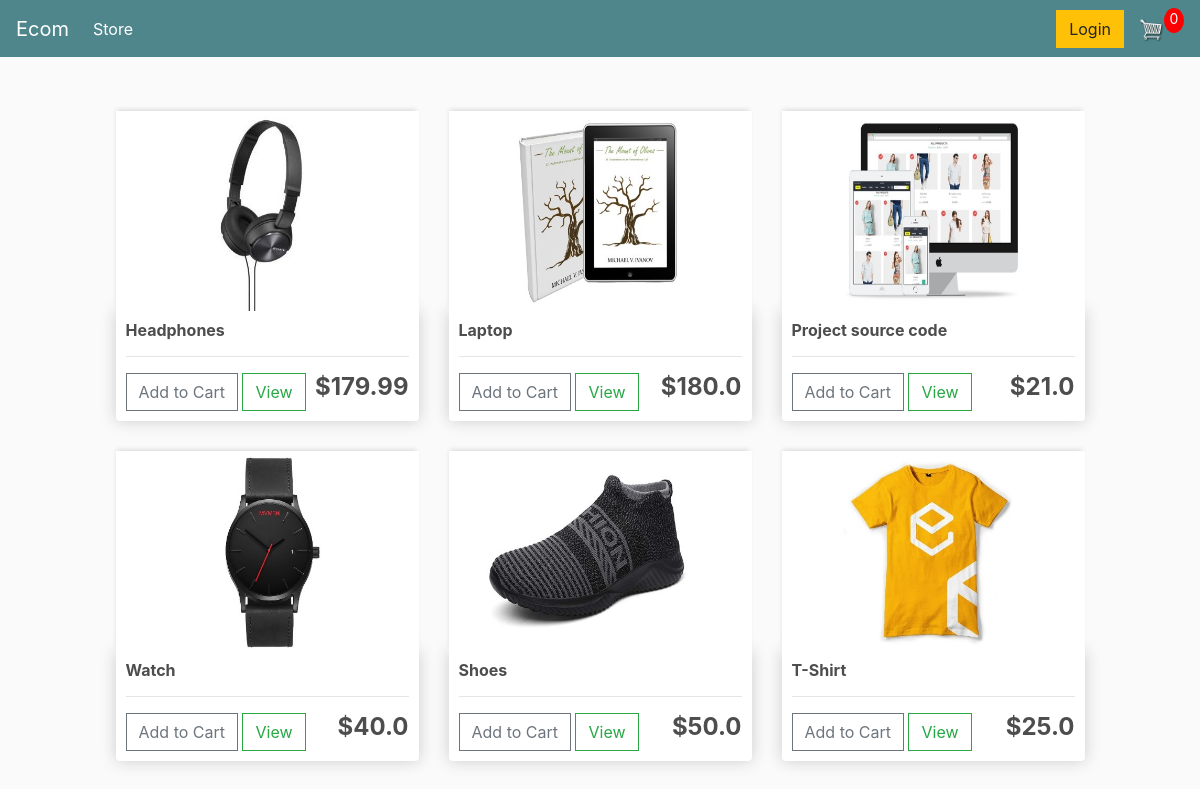
The page / on the database its author committed.
### store/models.py (models this page shows, shortened)
class Product(models.Model):
    name = models.CharField(max_length=200, null=True)
    price = models.FloatField()
    digital = models.BooleanField(default=False, null=True, blank=False)
    image=models.ImageField(blank=True, null=True)
    @property
    def imageURL(self):
        try:
            url=self.image.url
        except:
            url="images/placeholder.png"
        return url

### store/views.py (the view)
# urls.py: path('',include('store.urls')),
def store(request):
	data = cartData(request)
	cartItems = data['cartItems']
	order = data['order']
	items = data['items']
	products = Product.objects.all()
	context = {'products':products, 'cartItems':cartItems}
	return render(request, 'store/store.html', context)

### store/utils.py (called while the page is built, shortened)
def cookieCart(request):
	try:
		cart = json.loads(request.COOKIES['cart'])
	except:
		cart = {}
		print('CART:', cart)
	items = []
	order = {'get_cart_total':0, 'get_cart_items':0, 'shipping':False}
	cartItems = order['get_cart_items']
	return {'cartItems':cartItems ,'order':order, 'items':items}

def cartData(request):
	if request.user.is_authenticated:
		customer = request.user.customer
		order, created = Order.objects.get_or_create(customer=customer, complete=False)
		items = order.orderitem_set.all()
		cartItems = order.get_cart_items
	else:
		cookieData = cookieCart(request)
		cartItems = cookieData['cartItems']
		order = cookieData['order']
		items = cookieData['items']
	return {'cartItems':cartItems ,'order':order, 'items':items}

### store/templates/store/store.html
{% extends 'store/main.html' %}
{% load static %}
{% block content %}
	<div class="row">
		{% for product in products %}
		<div class="col-lg-4">
			<img class="thumbnail" src="{{product.imageURL}}">
			<div class="box-element product">
				<h6><strong>{{product.name}}</strong></h6>
				<hr>
				<button data-product="{{product.id}}" data-action="add" class="btn btn-outline-secondary add-btn update-cart">Add to Cart</button>
				<a class="btn btn-outline-success" href="#">View</a>
				<h4 style="display: inline-block; float: right"><strong>${{product.price}}</strong></h4>
			</div>
		</div>
		{% endfor %}
	</div>
{% endblock content %}

### store/templates/store/main.html (shortened to what this page needs)
<!DOCTYPE html>
{% load static %}
<html>
<head>
	<link rel="stylesheet" href="https://stackpath.bootstrapcdn.com/bootstrap/4.4.1/css/bootstrap.min.css">
	<link rel="stylesheet" type="text/css" href="{% static 'css/main.css' %}">
</head>
<body>
	<nav class="navbar navbar-expand-lg navbar-dark bg-dark">
	  <a class="navbar-brand" href="{% url 'store' %}">Ecom</a>
	  <div class="collapse navbar-collapse" id="navbarSupportedContent">
	    <ul class="navbar-nav mr-auto">
	      <li class="nav-item active">
	        <a class="nav-link" href="{% url 'store' %}">Store <span class="sr-only">(current)</span></a>
	      </li>
	    </ul>
	    <div class="form-inline my-2 my-lg-0">
	     	<a href="#"class="btn btn-warning">Login</a>
	     	<a href="{% url 'cart' %}">
	    		<img  id="cart-icon" src="{% static 'images/cart.png' %}">
	    	</a>
	    	<p id="cart-total">{{cartItems}}</p>
	    </div>
	  </div>
	</nav>
     <div class="container">
            <br>
            {% block content %}
            {% endblock content %}
         </div>
</body>
</html>

### static/css/main.css (style rules this page uses)
body { background-color: hsl(0, 0%, 98%); }
h1,h2,h3,h4,h5,h6 { color:hsl(0, 0%, 30%); }
.box-element { box-shadow:hsl(0, 0%, 80%) 0 0 16px; background-color: #fff; border-radius: 4px; padding: 10px; }
.thumbnail { width: 100%; height: 200px; -webkit-box-shadow: -1px -3px 5px -2px rgba(214,214,214,1); -moz-box-shadow: -1px -3px 5px -2px rgba(214,214,214,1); box-shadow: -1px -3px 5px -2px rgba(214,214,214,1); }
.product { border-radius: 0 0 4px 4px; }
.bg-dark { background-color: #4f868c!important; }
#cart-icon { width:25px; display: inline-block; margin-left: 15px; }
#cart-total { display: block; text-align: center; color:#fff; background-color: red; width: 20px; height: 25px; border-radius: 50%; font-size: 14px; }
.col-lg-2, .col-lg-4, .col-lg-6, .col-lg-8, .col-lg-12 { margin-top: 30px; }
.btn { border-radius: 0; }
.row { margin: auto; width: 90%; }

### rows shown on the page
Product: imageURL (picture), name "Headphones", price "179.99"
Product: imageURL (picture), name "Laptop", price "180.0"
Product: imageURL (picture), name "Project source code", price "21.0"
Product: imageURL (picture), name "Watch", price "40.0"
Product: imageURL (picture), name "Shoes", price "50.0"
Product: imageURL (picture), name "T-Shirt", price "25.0"

### other values the page prints
{{ cartItems }} "0"
